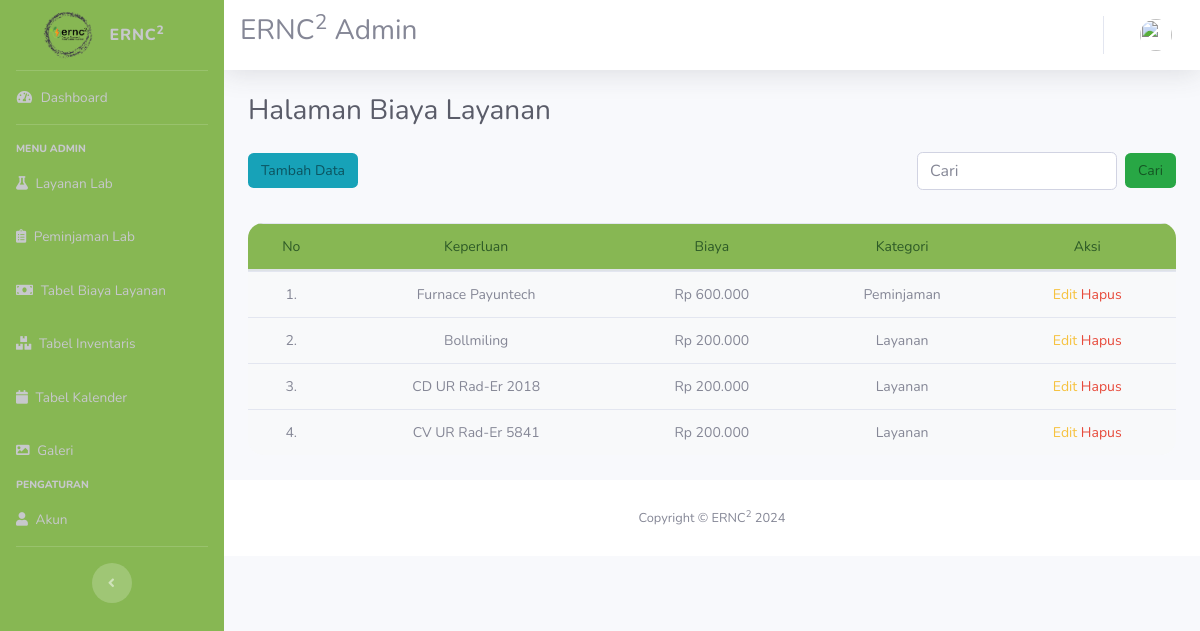
The app's page /index.php/biayalayanan with its own data.
### tables this page shows
CREATE TABLE `biaya_layanan` (
  `id` int(11) NOT NULL,
  `keperluan` varchar(50) NOT NULL,
  `biaya` decimal(10,0) NOT NULL,
  `kategori` varchar(50) NOT NULL
);

### application/controllers/BiayaLayanan.php (called while the page is built, shortened)
<?php
class BiayaLayanan extends CI_Controller
{
public function __construct()
{
    $this->load->model('Biaya_model');
    $this->load->library('pagination');
}
public function index()
{
    $config['base_url'] = site_url('BiayaLayanan/index');
        $config['total_rows'] = $this->db->count_all('biaya_layanan');
        $config['per_page'] = 5;
        $config['uri_segment'] = 3;
        $choice = $config['total_rows'] / $config['per_page'];
        $config['num_links'] = floor($choice);
        $config['full_tag_open'] = '<div class="pagging text-center"><nav><ul class="pagination justify-content-center pagination-green">';
        $config['full_tag_close'] = '</ul></nav></div>';
        $config['num_tag_open'] = '<li class="page-item pagination-green"><span class="page-link">';
        $config['num_tag_close'] = '</span></li>';
        $config['cur_tag_open'] = '<li class="page-item active pagination-green"><span class="page-link">';
        $config['cur_tag_close'] = '</span></li>';
        $config['next_tag_open'] = '<li class="page-item pagination-green"><span class="page-link">';
        $config['next_tagl_close'] = '<span aria-hidden="true">&raquo</span></span></li>';
        $config['prev_tag_open'] = '<li class="page-item pagination-green"><span class="page-link">';
        $config['prev_tagl_close'] = '</span>Selanjutnya</li>';
        $config['first_tag_open'] = '<li class="page-item pagination-green"><span class="page-link">';
        $config['first_tagl_close'] = '</span></li>';
        $config['last_tag_open'] = '<li class="page-item pagination-green"><span class="page-link">';
        $config['last_tagl_close'] = '</span></li>';
       $page = $this->uri->segment($config['uri_segment']);
       if ($page === null) {
           $page = '0';
       } else if (!ctype_digit($page) || (int)$page < 1) {
           $page = '0';
       }
    $page = (int)$page;
    $this->pagination->initialize($config);
    $data['page'] = $page;
    $data['judul'] = "Halaman Biaya Layanan";
    $data['user'] = $this->db->get_where('user', ['email' => $this->session->userdata('email')])->row_array();
    $data['biaya_layanan'] = $this->Biaya_model->get($config['per_page'], $page);
    $data['pagination'] = $this->pagination->create_links();
    $this->load->view("layout/header", $data);
    $this->load->view("biayalayanan/vw_biayalayanan", $data);
    $this->load->view("layout/footer");
}
}
?>

### index.php (called while the page is built, shortened)
<?php
require_once BASEPATH.'core/CodeIgniter.php';

### application/models/Biaya_model.php (called while the page is built, shortened)
<?php
class Biaya_model extends CI_Model
{
    public $table = 'biaya_layanan';
    public function get($limit = null, $start = null, $order = 'desc')
    {
        $this->db->from($this->table);
        $this->db->order_by('id', $order);
        if ($limit !== null && $start !== null) {
        $this->db->limit($limit, $start);
    }
        $query = $this->db->get();
        return $query->result_array();
    }
}
?>

### application/views/biayalayanan/vw_biayalayanan.php (the view, shortened to what this page needs)
<div class="container-fluid">
  <h1 class="h3 mb-4 text-gray-800"><?php echo $judul; ?></h1>
  <div class="row align-items-center">
    <div class="col-md-6">
      <a href="<?= base_url()?>BiayaLayanan/tambah" class="btn btn-custom-info mb-2">Tambah Data</a>
    </div>
    <div class="col-md-6">
      <div class="float-right">
        <?php echo form_open('BiayaLayanan/cari', ['class' => 'form-inline']) ?>
        <div class="form-group mb-2">
          <input type="text" name="keyword" class="form-control" placeholder="Cari" style="width: 200px;">
        </div>
        <button type="submit" class="btn btn-custom-success mb-2 ml-2">Cari</button>
        <?php echo form_close()?>
      </div>
    </div>
  </div>
  <div class="row">
    <div class="col-md-12">
<table class="table rounded-table">
    <thead>
        <tr>
            <td>No</td>
            <td>Keperluan</td>
            <td>Biaya</td>
            <td>Kategori</td>
            <td>Aksi</td>
        </tr>
    </thead>
    <tbody>
        <?php $i = 1; ?>
        <?php foreach ($biaya_layanan as $bl) : ?>
    <tr>
        <td> <?= $i; ?>.</td>
        <td><?= $bl['keperluan']; ?></td>
        <td><?= 'Rp ' . number_format($bl['biaya'], 0, ',', '.'); ?></td>
        <td><?= $bl['kategori']; ?></td>
        <td>
            <a href="<?= base_url('BiayaLayanan/edit/'.$bl['id']);?>" class="text-warning">Edit</a>
            <a href="<?= base_url('BiayaLayanan/hapus/'.$bl['id']);?>" class="text-danger" onclick="javascript: return confirm('Anda yakin untuk menghapus data?')">Hapus</a>
        </td>
    </tr>
    <?php $i++; ?>
    <?php endforeach; ?>
    </tbody>
</table>
                </div>
</div>
</div>

### assets/css/ciko.css (style rules this page uses)
.table { width: 100%; border-collapse: collapse; margin: 25px 0; font-size: 14px; text-align: left; background-color: #f8f9fa; }
.table thead tr { background-color: #87b753; color: #2d5a27 !important; text-align: left; font-size: 14px; }
.table thead th, .table thead td { padding: 12px 15px; border-bottom: 2px solid #dee2e6; text-align: center; font-size: 14px; }
.table tbody tr { border-bottom: 1px solid #dee2e6; }
.table tbody td { padding: 12px 15px; text-align: center; }

### application/views/layout/header.php (style rules this page uses)
body { font-size: 14px; }
.btn-custom-info { background-color: #17a2b8; color: #0c5460; font-size: 14px; }
.btn-custom-success { background-color: #28a745; color: #155724; font-size: 14px; }
.rounded-table { border-collapse: separate; border-spacing: 0; border-radius: 15px; overflow: hidden; }
.rounded-table tbody tr:last-child td:first-child { border-bottom-left-radius: 15px; }
.rounded-table tbody tr:last-child td:last-child { border-bottom-right-radius: 15px; }

### records on screen
biaya_layanan: keperluan "Furnace Payuntech", biaya "600.000", kategori "Peminjaman"
biaya_layanan: keperluan "Bollmiling", biaya "200.000", kategori "Layanan"
biaya_layanan: keperluan "CD UR Rad-Er 2018", biaya "200.000", kategori "Layanan"
biaya_layanan: keperluan "CV UR Rad-Er 5841", biaya "200.000", kategori "Layanan"

### other values on screen
$judul "Halaman Biaya Layanan"
